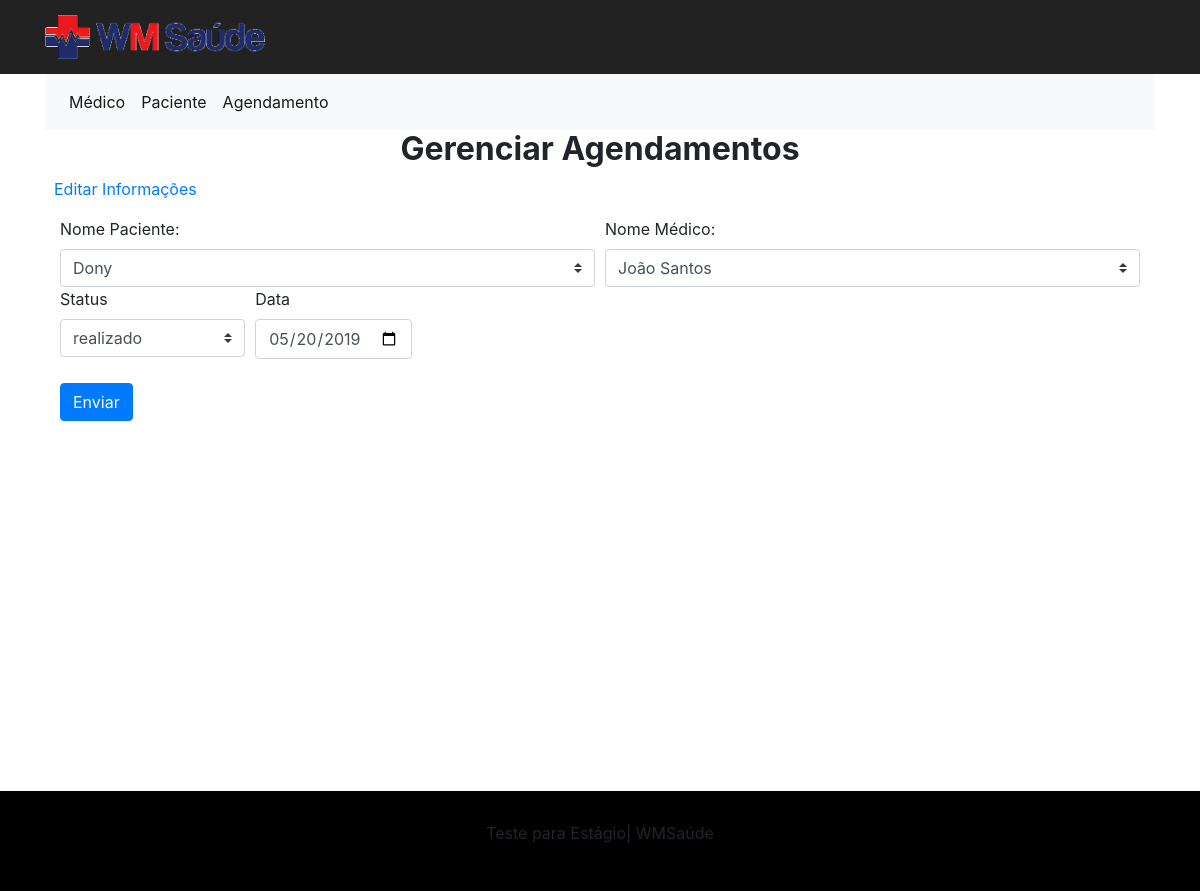
Page /agendamento/editar_agendamento/29 on the committed database.
### tables this page shows
CREATE TABLE IF NOT EXISTS `agendamento` (
  `agendamento_id` int(11) NOT NULL AUTO_INCREMENT,
  `data_atendimento` date NOT NULL,
  `agendamento_status` enum('realizado','cancelado','aguardando') NOT NULL,
  `agendamento_medico_id` int(11) NOT NULL,
  `agendamento_paciente_id` int(11) NOT NULL,
  PRIMARY KEY (`agendamento_id`),
  KEY `fk_medico_id` (`agendamento_medico_id`),
  KEY `fk_paciente_id` (`agendamento_paciente_id`)
);

CREATE TABLE IF NOT EXISTS `paciente` (
  `paciente_id` int(11) NOT NULL AUTO_INCREMENT,
  `paciente_nome` varchar(100) NOT NULL,
  `paciente_sexo` varchar(1) NOT NULL,
  `paciente_idade` int(11) NOT NULL,
  `paciente_email` varchar(128) NOT NULL,
  PRIMARY KEY (`paciente_id`)
);

CREATE TABLE IF NOT EXISTS `medico` (
  `medico_id` int(11) NOT NULL AUTO_INCREMENT,
  `medico_nome` varchar(100) NOT NULL,
  `medico_crm` int(11) NOT NULL,
  `medico_email` varchar(128) NOT NULL,
  `medico_especialidade` varchar(255) NOT NULL,
  PRIMARY KEY (`medico_id`)
);

### application/libraries/Template.php (called while the page is built, shortened)
<?php
    class Template {
        function show($view, $data=array()){
            $CI = & get_instance();
            $CI->load->view('template/header',$data);
            $CI->load->view($view,$data);
        }
    }

### application/controllers/Agendamento.php (called while the page is built, shortened)
<?php
class Agendamento extends CI_Controller
{
    public function editar_agendamento($agendamento_id)
    {
        $listaMedicos = $this->medico_model->show_medicos();
        $listaPaciente = $this->paciente_model->show_pacientes();
        $result = $this->agendamento_model->get_data($agendamento_id)->result_array()[0];
        $data = array(
            "listaPacientes" => $listaPaciente,
            "listaMedicos" => $listaMedicos,
            "editarAgendamento" => $result,
            "dateAtual" => $this->DateAtual()
        );
        $this->template->show("agendamento_editar", $data);
    }
    public function DateAtual()
    {
        $date = date('Y-m-d');
        return $date;
    }
}

### index.php (called while the page is built, shortened)
<?php
require_once BASEPATH.'core/CodeIgniter.php';

### application/models/Agendamento_model.php (called while the page is built, shortened)
<?php
class Agendamento_model extends CI_Model
{
    public function get_data($id, $select = NULL)
    {
        $this->db->select('*');
        $this->db->from('agendamento');
        $this->db->join('medico', 'agendamento.agendamento_medico_id = medico.medico_id');
        $this->db->join('paciente', 'agendamento.agendamento_paciente_id = paciente.paciente_id');
        $this->db->where("agendamento_id", $id);
        return $this->db->get();
    }
}

### application/views/agendamento_editar.php (the view, shortened to what this page needs)
<div class="container">
    <h2 class="text-center"><strong>Gerenciar Agendamentos</strong></h2>
    <p class="text-primary">&nbsp;&nbsp;Editar Informações</p>
    <div class="container">
        <form class="needs-validation" novalidate action="<?php echo base_url("agendamento/save_agendamento"); ?>"
              method="post">
            <div class="form-row">
                <div class="col-md-6 ">
                    <label for="agend_name_pacie">Nome Paciente:</label>
                    <select class="custom-select" id="agend_name_pacie" name="agendamento_paciente_id" required>
                        <option selected="selected"
                                value="<?php echo $editarAgendamento['paciente_id']; ?>"><?php echo $editarAgendamento['paciente_nome']; ?></option>
                    </select>
                </div>
                <div class="col-md-6">
                    <label for="agend_name_med">Nome Médico:</label>
                    <select class="custom-select" name="agendamento_medico_id" required>
                        <option selected="selected"
                                value="<?php echo $editarAgendamento['medico_id']; ?>"><?php echo $editarAgendamento['medico_nome']; ?></option>
                    </select>
                </div>
            </div>
            <div class="form-row">
                <div class="col-mb-6">
                    <label for="agendamento_status">Status</label>
                    <select id="agend_status" name="agendamento_status" class="custom-select" required>
                        <?php
                        if ($editarAgendamento['agendamento_status'] === 'aguardando') {
                            ?>
                            <option selected="selected"
                                    value="<?php echo $editarAgendamento['agendamento_status']; ?>"><?php echo $editarAgendamento['agendamento_status']; ?></option>
                            <option value="realizado">realizado</option>
                            <option value="cancelado">cancelado</option>
                        <?php } else if ($editarAgendamento['agendamento_status'] === 'realizado') { ?>
                            <option selected="selected"
                                    value="<?php echo $editarAgendamento['agendamento_status']; ?>"><?php echo $editarAgendamento['agendamento_status']; ?></option>
                        <?php } ?>
                    </select>
                </div>
                <div class="col-7">
                    <label for="agendamento_status">Data</label>
                    <input type="date" class="form-control col-3" min="<?php echo $dateAtual; ?>"
                           value="<?php echo $editarAgendamento["data_atendimento"]; ?>" name="data_atendimento"
                           required><br>
                </div>
            </div>
            <button class="btn btn-primary" type="submit">Enviar</button>
        </form>
    </div>
</div>
</section>

### rows in the picture
agendamento: agendamento_paciente_id "Dony", agendamento_medico_id "João Santos", agendamento_status "realizado", data_atendimento "05/20/2019"
